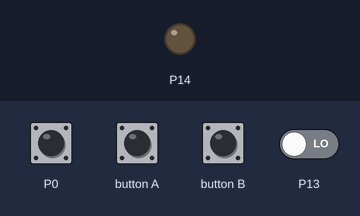
Recording of a program running on a simulated BBC micro:bit (MakeCode). Shown: output pins drawn as LEDs (lit = HIGH). Inputs (shaded band) come from the test bench; at power-on: P0 LOW, P13 LOW.

Above: at 1.2 s.
1.3 s: P0 pulled HIGH for 0.15 s
At 1.38 s:
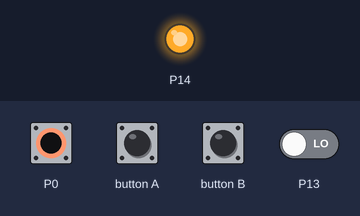
Timing chart, 0 to 4.3 s (numbered marks = the images above; inputs shaded):
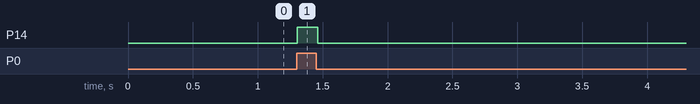

The program:

main.ts
```typescript
input.onButtonPressed(Button.A, function () {
    pins.digitalWritePin(DigitalPin.P14, 1)
})
input.onButtonPressed(Button.B, function () {
    pins.digitalWritePin(DigitalPin.P14, 0)
})
basic.forever(function () {
    if (pins.digitalReadPin(DigitalPin.P13) == 1) {
        pins.digitalWritePin(DigitalPin.P14, 1)
    } else {
        pins.digitalWritePin(DigitalPin.P14, 0)
    }
    if (pins.digitalReadPin(DigitalPin.P0) == 1) {
        pins.digitalWritePin(DigitalPin.P14, 1)
    } else {
        pins.digitalWritePin(DigitalPin.P14, 0)
    }
})
```

test.ts
```typescript
// les tests vont ici ; cela ne sera pas compilé si ce paquet est utilisé en tant qu'extension.
```

Measured:
- after the input at 1.3 s, P14: LOW → HIGH at once, → LOW 0.16 s later
